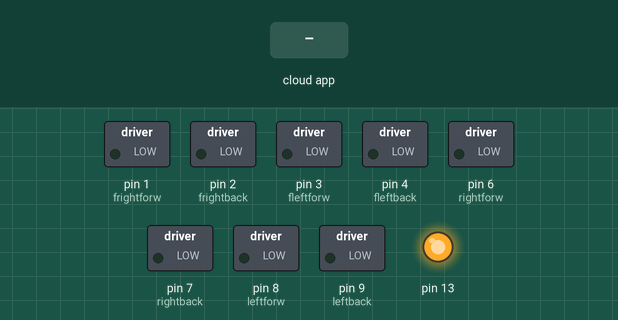
Bench run of a sketch on a simulated Arduino Uno, built with avr-gcc and run on an emulated ATmega328P. On the bench: switched loads named in the sketch (green lamp = pin HIGH), output pins drawn as LEDs (lit = HIGH). The test bench sets the inputs (shaded band). The ROS host is connected and sends only what is stated.

Above: at 1.2 s.
1.3 s: the phone or cloud app sets linear.x to -100
At 2.6 s:
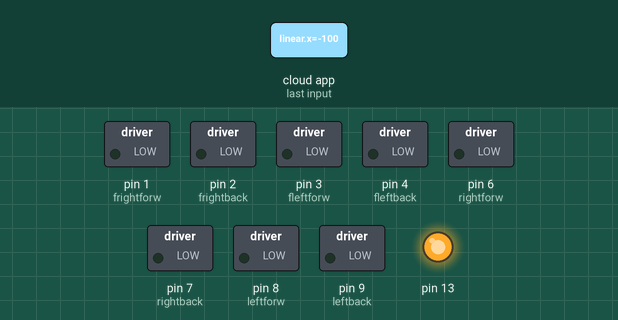
2.9 s: the phone or cloud app sets linear.x to 100
At 4.1 s:
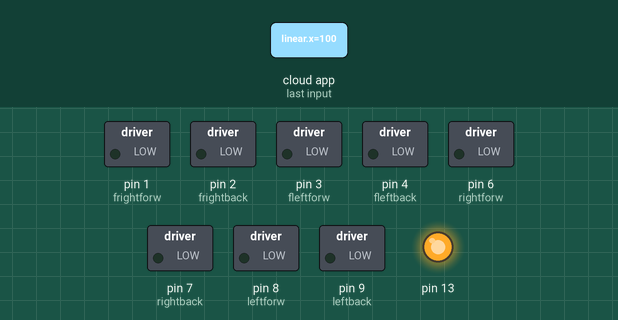
4.5 s: the phone or cloud app sets angular.z to -100
At 5.3 s:
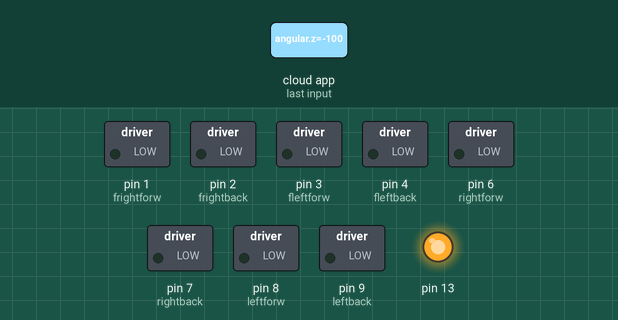
6.1 s: the phone or cloud app sets angular.z to 100
At 6.5 s:
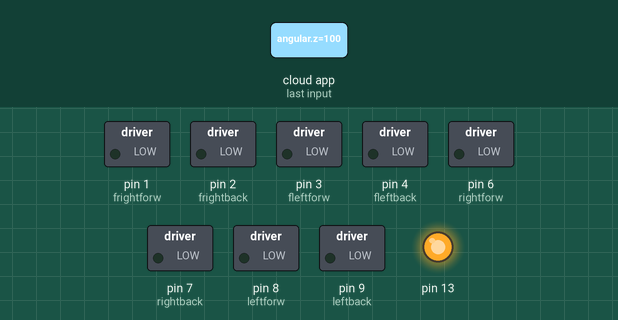
Timing chart, 0 to 8.7 s (numbered marks = the images above; inputs shaded):
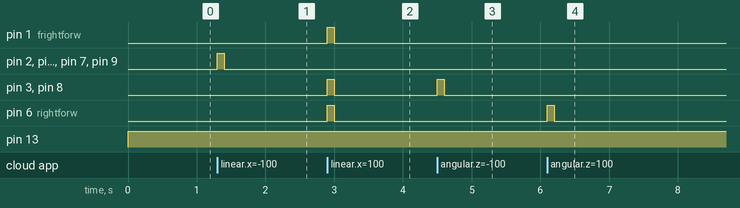

The sketch:

Arduino_Twist.ino
```cpp
//Controlling arduino motors using ROS Twist keyboard
//rosrun rosserial_python serial_node.py /dev/ttyACM0
//rosrun teleop_twist_keyboard teleop_twist_keyboard.py


#if defined(ARDUINO) && ARDUINO >= 100
#include "Arduino.h"
#else
#include <WProgram.h>
#endif
#include <stdlib.h>
#include <ros.h>
#include <geometry_msgs/Twist.h>
#include <std_msgs/String.h>
ros::NodeHandle nh;
geometry_msgs::Twist msg;

float move1;
float move2;


void callback(const geometry_msgs::Twist& cmd_vel)
{
  move1 = cmd_vel.linear.x;
  move2 = cmd_vel.angular.z;
  if (move1 > 0 && move2 == 0)
  {
    front();
  }
  else if (move1 > 0 && move2 > 0 )
  {
    left();
  }
  else if (move1 > 0 && move2 < 0 )
  {
    right();
  }
  else if (move1 < 0)
  {
    back();
  }
  else
  {
    die();
  }
}

ros::Subscriber <geometry_msgs::Twist> sub("/cmd_vel", callback);

const int rightforw = 6;
const int rightback = 7;
const int leftforw = 8;
const int leftback = 9;
const int frightforw = 1;
const int frightback = 2;
const int fleftforw = 3;
const int fleftback = 4;

void setup() {
pinMode(leftforw, OUTPUT);
pinMode(leftback, OUTPUT);
pinMode(rightforw, OUTPUT);
pinMode(rightback, OUTPUT);
pinMode(fleftforw, OUTPUT);
pinMode(fleftback, OUTPUT);
pinMode(frightforw, OUTPUT);
pinMode(frightback, OUTPUT);
pinMode(13, OUTPUT);

nh.initNode();
nh.subscribe(sub);
}

void loop() {
nh.spinOnce();
delay(1);
digitalWrite(13, HIGH);
}

void front()
{
    digitalWrite(leftforw, HIGH);
    digitalWrite(rightforw, HIGH);
    digitalWrite(leftback, LOW);
    digitalWrite(rightback, LOW);
    digitalWrite(fleftforw, HIGH);
    digitalWrite(frightforw, HIGH);
    digitalWrite(fleftback, LOW);
    digitalWrite(frightback, LOW);
    delay(100);
    die();

}
void back()
{
    digitalWrite(leftforw, LOW);
    digitalWrite(rightforw, LOW);
    digitalWrite(leftback, HIGH);
    digitalWrite(rightback, HIGH);
    digitalWrite(fleftforw, LOW);
    digitalWrite(frightforw, LOW);
    digitalWrite(fleftback, HIGH);
    digitalWrite(frightback, HIGH);

    delay(100);
    die();
}
void left()
{
    digitalWrite(leftforw, LOW);
    digitalWrite(rightforw, HIGH);
    digitalWrite(leftback, LOW);
    digitalWrite(rightback, LOW);
    delay(100);

    digitalWrite(fleftforw, LOW);
    digitalWrite(frightforw, HIGH);
    digitalWrite(fleftback, LOW);
    digitalWrite(frightback, LOW);

    die();

}
void right()
{
    digitalWrite(leftforw, HIGH);
    digitalWrite(rightforw, LOW);
    digitalWrite(leftback, LOW);
    digitalWrite(rightback, LOW);

    digitalWrite(fleftforw, HIGH);
    digitalWrite(frightforw, LOW);
    digitalWrite(fleftback, LOW);
    digitalWrite(frightback, LOW);

    delay(100);
    die();
}
void die()
{
    digitalWrite(leftforw, LOW);
    digitalWrite(rightforw, LOW);
    digitalWrite(leftback, LOW);
    digitalWrite(rightback, LOW);
    digitalWrite(fleftforw, LOW);
    digitalWrite(frightforw, LOW);
    digitalWrite(fleftback, LOW);
    digitalWrite(frightback, LOW);

}
```

Measured:
- after the input at 1.3 s, pin 2 (frightback), pin 4 (fleftback), pin 7 (rightback), pin 9 (leftback): LOW → HIGH at once, → LOW 0.10 s later
- after the input at 2.9 s, pin 1 (frightforw), pin 3 (fleftforw), pin 6 (rightforw), pin 8 (leftforw): LOW → HIGH at once, → LOW 0.10 s later
- after the input at 4.5 s, pin 3 (fleftforw), pin 8 (leftforw): LOW → HIGH at once, → LOW 0.10 s later
- after the input at 6.1 s, pin 6 (rightforw): LOW → HIGH at once, → LOW 0.10 s later
